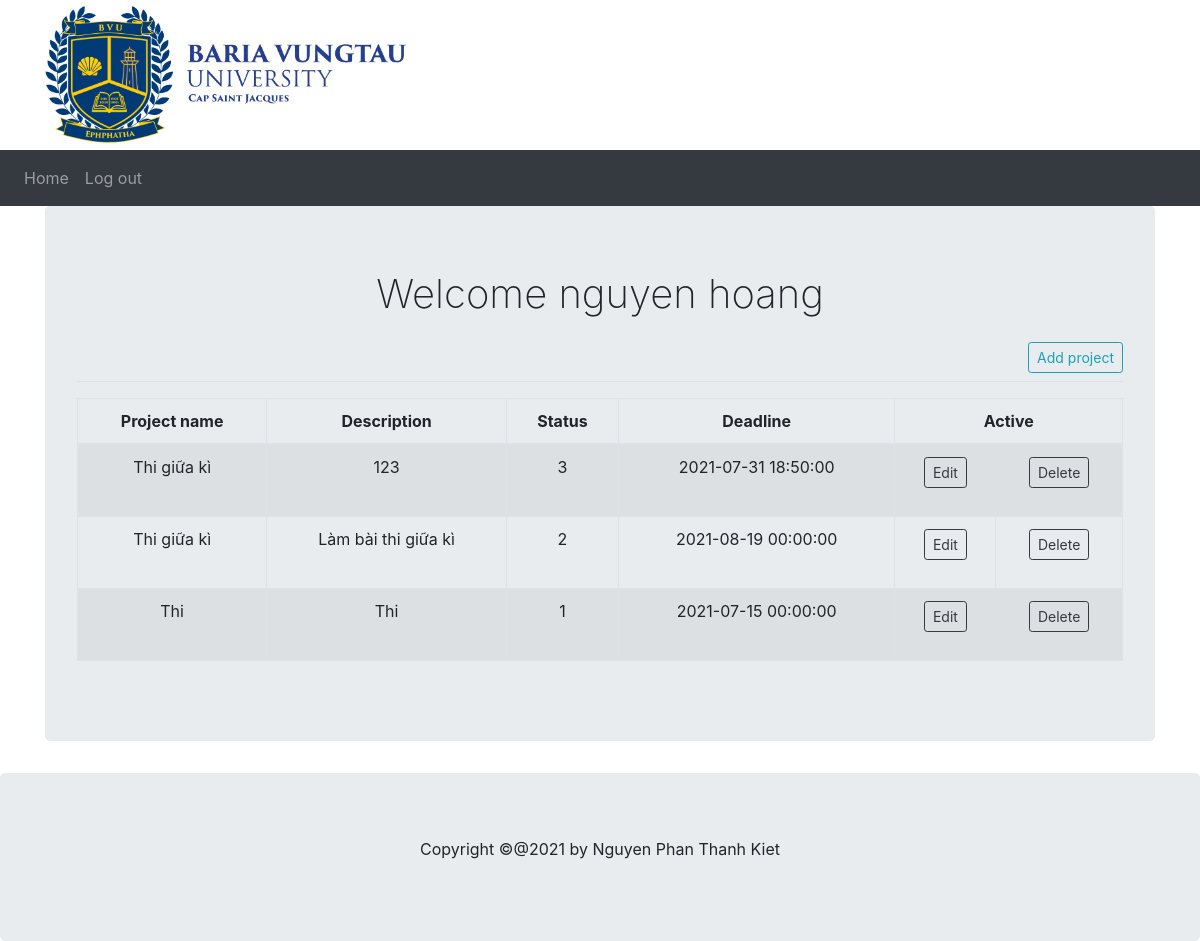
/projectHome (signed in), run on the app's committed database.
### models.py (models this page shows, shortened)
class User(db.Model):
    user_id = db.Column(db.Integer, Sequence('user_id_seq'), primary_key=True)
    first_name = db.Column(db.String(64), index=True, nullable=False)
    last_name = db.Column(db.String(64), index=True, nullable=False)
    email = db.Column(db.String(120), index=True, nullable=False, unique=True)
    password_hash = db.Column(db.String(128), nullable=False)
    projects = relationship('Project', back_populates='user')

class Project(db.Model):
    project_id = db.Column(db.Integer, Sequence('project_id_seq'), primary_key=True)
    project_name = db.Column(db.String(64), index=True, nullable=False)
    description = db.Column(db.String(255), nullable=False)
    project_deadline = db.Column(db.DateTime,index=True, nullable=False, unique=True)
    user_id = db.Column(db.Integer, ForeignKey('user.user_id'))
    user = relationship('User', back_populates='projects')
    status_id = db.Column(db.Integer, ForeignKey('status.status_id'))
    status = relationship('Status', back_populates='projects')
    tasks = relationship('Task', back_populates='project')

### main.py (the view)
@app.route('/projectHome', methods=['GET', 'POST'])
def project_Home():
    _user_id = session.get('user')
    if _user_id:
        user = db.session.query(models.User).filter_by(user_id = _user_id).first()
        project = db.session.query(models.Project).all()
        status = db.session.query(models.Status).all()
        return render_template('home-project.html', user = user, project = project, status = status)
    else:
        return redirect('/signIn')

### templates/home-project.html (shortened to what this page needs)
{% extends "userbase.html"%}
    {% block content %}
    <div>
        <div class="container">
            <div class="jumbotron text-center" >
                <h1 style="font-weight: 250;">Welcome {{ user.first_name }} {{ user.last_name }}</h1>
                <div class="d-flex justify-content-between flex-wrap flex-md-nowrap align-items-center pt-3 pb-2 mb-3 border-bottom">
                    <div class="btn-toolbar mb-2 mb-md-0">
                        <a class="btn btn-sm btn-outline-info" href="/addProject">
                            Add project
                        </a>
                    </div>
                </div>
                {% if project %}
                <table class="table table-striped table-bordered table-hover">
                    <thead>
                        <tr>
                            <th class="text-center">Project name</th>
                            <th class="text-center">Description</th>
                            <th class="text-center">Status</th>
                            <th class="text-center">Deadline</th>
                            <th class="text-center" colspan="2" >Active</th>
                        </tr>
                    </thead>
                    <tbody>
                        {% for p in project%}
                            <tr class="">
                                <td class="text-center">{{p.project_name}}</td>
                                <td class="text-center" >{{p.description}}</td>
                                <td class="text-center">{{p.status_id}}</td>
                                <td class="text-center"><div type="text">{{p.project_deadline}}</div></td>
                                <td class="text-center">
                                    <form action="/editProject" method="POST">
                                        <button type="submit" class="btn btn-outline-dark btn-sm">Edit</button>
                                    </form>
                                </td>
                                <td class="text-center">
                                    <form action="/removeProject" method="POST">
                                        <button type="submit" class="btn btn-outline-dark btn-sm">Delete</button>
                                    </form>
                                </td>
                            </tr>
                        {% endfor %}
                    </tbody>
                </table>
            </div>
            {% else %}
            <div class="alert alert-warning text-center">
                <h4>You don't have project in list</h4>
            </div>
            {% endif %}
        </div>
    </div>
    {% endblock %}

### templates/userbase.html (shortened to what this page needs)
<html lang="en">
<head>
    <link rel="stylesheet" href="../static/bootstrap-4/css/bootstrap.min.css">
</head>
<body>
    <div class="container">
        <a href="">
            <img src="../static/images/logo-xanh.png" alt="logo" style="height: 150px;">
        </a>
    </div>
    <nav class="navbar navbar-expand-sm bg-dark navbar-dark">
        <ul class="navbar-nav">
            <li class="nav-item">
                <a class="nav-link" href="/userHome">Home</a>
            </li>
            <li class="nav-item">
                <a class="nav-link" href="/logOut">Log out</a>
            </li>
        </ul>
    </nav>
    {% block content %} {% endblock %}
    <div class="jumbotron text-center" style="margin-bottom: 0; ">
            <p>Copyright &copy;@2021 by Nguyen Phan Thanh Kiet</p>
    </div>
</body>
</html>

### data on the page
User: first_name "nguyen", last_name "hoang"
Project: project_name "Thi giữa kì", description "123", status_id "3", project_deadline "2021-07-31 18:50:00"
Project: project_name "Thi giữa kì", description "Làm bài thi giữa kì", status_id "2", project_deadline "2021-08-19 00:00:00"
Project: project_name "Thi", description "Thi", status_id "1", project_deadline "2021-07-15 00:00:00"
